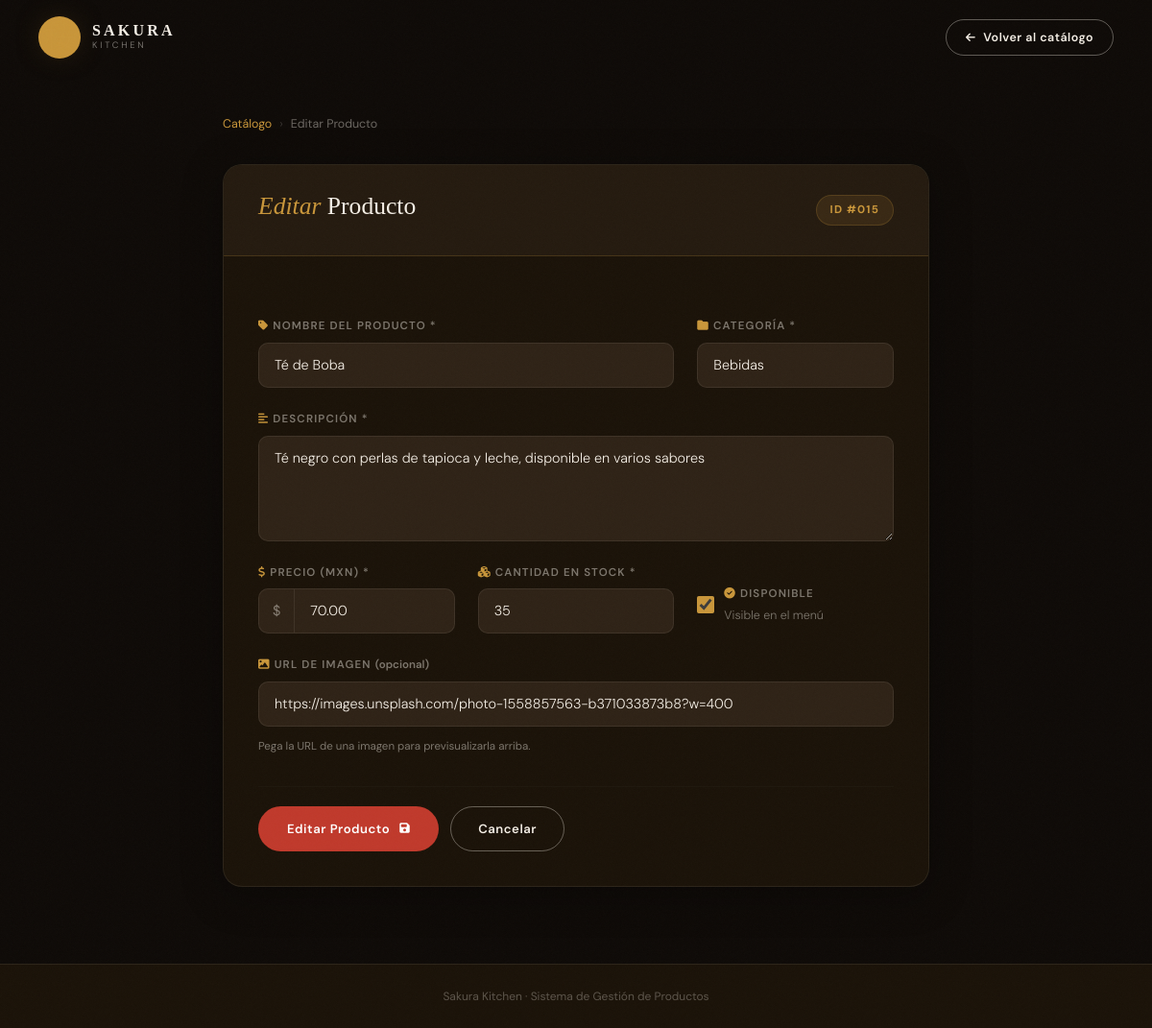
/producto/15/editar, run on the app's committed database.
### tables this page shows
CREATE TABLE productos (
            id INTEGER PRIMARY KEY AUTOINCREMENT,
            nombre TEXT NOT NULL,
            descripcion TEXT NOT NULL,
            categoria TEXT NOT NULL,
            precio REAL NOT NULL,
            cantidad INTEGER NOT NULL,
            imagen_url TEXT,
            disponible INTEGER DEFAULT 1,
            fecha_creacion TIMESTAMP DEFAULT CURRENT_TIMESTAMP
        );

### app.py (the view, shortened to what this page needs)
@app.route('/producto/<int:id>/editar', methods=['GET', 'POST'])
def editar_producto(id):
    conn = get_db()
    producto = conn.execute('SELECT * FROM productos WHERE id = ?', (id,)).fetchone()
    if not producto:
        flash('Producto no encontrado.', 'danger')
        return redirect(url_for('index'))
    conn.close()
    return render_template('form_producto.html', producto=producto, accion='Editar')

### app.py (called while the page is built)
def get_db():
    conn = sqlite3.connect(DATABASE)
    conn.row_factory = sqlite3.Row
    return conn

### templates/form_producto.html (shortened to what this page needs)
<!DOCTYPE html>
<html lang="es">
<head>
    <link href="https://cdn.jsdelivr.net/npm/bootstrap@5.3.0/dist/css/bootstrap.min.css" rel="stylesheet">
    <link href="https://cdnjs.cloudflare.com/ajax/libs/font-awesome/6.4.0/css/all.min.css" rel="stylesheet">
    <link rel="stylesheet" href="{{ url_for('static', filename='css/style.css') }}">
</head>
<body>
<nav class="sk-nav scrolled" id="skNav">
    <div class="sk-nav-inner">
        <a href="{{ url_for('index') }}" class="sk-logo">
            <div class="logo-wrap" style="width:44px;height:44px;background:var(--gold);border-radius:50%;display:flex;align-items:center;justify-content:center;">
                <span class="sk-logo-kanji">桜</span>
            </div>
            <div class="sk-logo-text">
                <span class="sk-logo-main">SAKURA</span>
                <span class="sk-logo-sub">KITCHEN</span>
            </div>
        </a>
        <div class="sk-nav-actions">
            <a href="{{ url_for('index') }}" class="sk-btn-ghost" style="padding:9px 20px;font-size:0.78rem">
                <i class="fas fa-arrow-left me-2" style="font-size:0.7rem"></i>Volver al catálogo
            </a>
        </div>
    </div>
</nav>
<main class="sk-form-page">
    <div class="container">
        <div class="row justify-content-center">
            <div class="col-xl-8 col-lg-9">
                <div class="sk-breadcrumb-bar">
                    <a href="{{ url_for('index') }}">Catálogo</a>
                    <span>›</span>
                    <span style="color:var(--paper)">{{ accion }} Producto</span>
                </div>
                <div class="sk-form-card">
                    <div class="sk-form-card-header">
                        <h3>
                            <em>{{ accion }}</em> Producto
                        </h3>
                        {% if producto %}
                        <span class="sk-id-badge">ID #{{ '%03d' % producto['id'] }}</span>
                        {% endif %}
                    </div>
                    <div class="sk-form-card-body">
                        <form method="POST" id="productForm" novalidate>
                            <div class="row g-4">
                                <div class="col-md-8">
                                    <div class="sk-field">
                                        <label><i class="fas fa-tag me-1" style="color:var(--gold)"></i>Nombre del producto *</label>
                                        <input type="text" name="nombre"
                                               placeholder="Ej: Sushi Salmón Premium"
                                               value="{{ producto['nombre'] if producto else '' }}" required>
                                    </div>
                                </div>
                                <div class="col-md-4">
                                    <div class="sk-field">
                                        <label><i class="fas fa-folder me-1" style="color:var(--gold)"></i>Categoría *</label>
                                        <input type="text" name="categoria"
                                               list="cats"
                                               placeholder="Sushi, Ramen..."
                                               value="{{ producto['categoria'] if producto else '' }}" required>
                                    </div>
                                </div>
                                <div class="col-12">
                                    <div class="sk-field">
                                        <label><i class="fas fa-align-left me-1" style="color:var(--gold)"></i>Descripción *</label>
                                        <textarea name="descripcion" rows="3"
                                                  placeholder="Descripción detallada del platillo..." required>{{ producto['descripcion'] if producto else '' }}</textarea>
                                    </div>
                                </div>
                                <div class="col-md-4">
                                    <div class="sk-field">
                                        <label><i class="fas fa-dollar-sign me-1" style="color:var(--gold)"></i>Precio (MXN) *</label>
                                        <div style="display:flex">
                                            <span style="background:var(--ink-4);border:1px solid var(--border-2);border-right:none;border-radius:10px 0 0 10px;padding:12px 14px;color:var(--muted);font-size:0.9rem">$</span>
                                            <input type="number" name="precio"
                                                   style="border-radius:0 10px 10px 0"
                                                   step="0.01" min="0" placeholder="0.00"
                                                   value="{{ '%.2f' % producto['precio'] if producto else '' }}" required>
                                        </div>
                                    </div>
                                </div>
                                <div class="col-md-4">
                                    <div class="sk-field">
                                        <label><i class="fas fa-cubes me-1" style="color:var(--gold)"></i>Cantidad en stock *</label>
                                        <input type="number" name="cantidad"
                                               min="0" placeholder="0"
                                               value="{{ producto['cantidad'] if producto else '' }}" required>
                                    </div>
                                </div>
                                <div class="col-md-4 d-flex align-items-end">
                                    <label class="sk-toggle-wrap">
                                        <input type="checkbox" name="disponible"
                                               {% if not producto or producto['disponible'] %}checked{% endif %}>
                                        <span class="sk-field" style="gap:4px">
                                            <span style="font-size:0.72rem;font-weight:600;letter-spacing:0.1em;text-transform:uppercase;color:var(--muted)">
                                                <i class="fas fa-check-circle me-1" style="color:var(--gold)"></i>Disponible
                                            </span>
                                            <span style="font-size:0.78rem;color:var(--muted);font-weight:300">Visible en el menú</span>
                                        </span>
                                    </label>
                                </div>
                                <div class="col-12">
                                    <div class="sk-field">
                                        <label><i class="fas fa-image me-1" style="color:var(--gold)"></i>URL de imagen <span style="color:var(--muted);text-transform:none;letter-spacing:0">(opcional)</span></label>
                                        <input type="url" name="imagen_url" id="imgUrl"
                                               placeholder="https://ejemplo.com/imagen.jpg"
                                               value="{{ producto['imagen_url'] if producto and producto['imagen_url'] else '' }}">
                                        <span style="font-size:0.72rem;color:var(--muted);margin-top:4px">Pega la URL de una imagen para previsualizarla arriba.</span>
                                    </div>
                                </div>
                            </div>
                            <hr class="sk-form-divider" style="margin-top:32px">
                            <div class="sk-form-actions">
                                <button type="submit" class="sk-btn-primary">
                                    <span>{{ accion }} Producto</span>
                                    <i class="fas {% if accion == 'Agregar' %}fa-plus{% else %}fa-save{% endif %}"></i>
                                </button>
                                <a href="{{ url_for('index') }}" class="sk-btn-ghost">
                                    Cancelar
                                </a>
                            </div>
                        </form>
                    </div>
                </div>
            </div>
        </div>
    </div>
</main>
<footer style="background:var(--ink-2);border-top:1px solid var(--border-2);padding:24px 0;text-align:center">
    <p style="font-size:0.75rem;color:rgba(245,239,230,0.3);margin:0">
        Sakura Kitchen · Sistema de Gestión de Productos
    </p>
</footer>
</body>
</html>

### static/css/style.css (style rules this page uses)
:root { --ink: #0e0a07; --ink-2: #1a1208; --ink-3: #241a0f; --ink-4: #2e2216; --paper: #f5efe6; --sakura: #c0392b; --sakura-2: #e74c3c; --gold: #c9963a; --gold-2: #e8b44e; --gold-3: #f5d28a; --muted: rgba(245,239,230,0.45); --border: rgba(201,150,58,0.2); --border-2: rgba(245,239,230,0.08); --f-display: 'Cormorant Garamond', serif; --f-jp: 'Noto Serif JP', serif; --f-body: 'DM Sans', sans-serif; --r: 12px; --r-lg: 20px; --shadow: 0 8px 40px rgba(0,0,0,0.35); --shadow-g: 0 16px 60px rgba(192,57,43,0.2); --shadow-gold: 0 8px 32px rgba(201,150,58,0.3); }
*,*::before,*::after { box-sizing:border-box;margin:0;padding:0 }
html { scroll-behavior:smooth }
body { font-family:var(--f-body);background:var(--ink);color:var(--paper);overflow-x:hidden;cursor:none }
a { text-decoration:none;color:inherit }
.sk-nav { position:fixed;top:0;left:0;right:0;z-index:1000;padding:0 40px;transition:background .4s,border-bottom .3s;border-bottom:1px solid transparent }
.sk-nav-inner { display:flex;align-items:center;justify-content:space-between;height:78px;max-width:1280px;margin:0 auto }
.sk-logo { display:flex;align-items:center;gap:12px;color:var(--paper) }
.sk-logo-kanji { font-family:var(--f-jp);font-size:2rem;color:var(--gold);line-height:1;text-shadow:0 0 30px rgba(201,150,58,.5) }
.sk-logo-text { display:flex;flex-direction:column }
.sk-logo-main { font-family:var(--f-jp);font-size:1rem;font-weight:700;letter-spacing:.2em;line-height:1.1 }
.sk-logo-sub { font-size:.58rem;letter-spacing:.3em;color:var(--muted);text-transform:uppercase }
.sk-nav-actions { display:flex;align-items:center;gap:12px }
.sk-btn-primary { display:inline-flex;align-items:center;gap:10px;background:var(--sakura);color:#fff!important;font-size:.82rem;font-weight:600;letter-spacing:.04em;padding:14px 30px;border-radius:50px;border:none;cursor:pointer;transition:all .3s;position:relative;overflow:hidden }
.sk-btn-primary i { font-size:.75rem;transition:transform .3s }
.sk-btn-ghost { display:inline-flex;align-items:center;font-size:.82rem;font-weight:600;letter-spacing:.04em;padding:13px 28px;border-radius:50px;border:1.5px solid rgba(245,239,230,.35);color:var(--paper)!important;transition:all .3s;background:transparent }
.sk-field { display:flex;flex-direction:column;gap:8px }
.sk-field label { font-size:.72rem;font-weight:600;letter-spacing:.1em;text-transform:uppercase;color:var(--muted) }
.sk-field input,.sk-field select,.sk-field textarea { background:var(--ink-4);border:1px solid var(--border-2);border-radius:10px;color:var(--paper);padding:12px 16px;font-family:var(--f-body);font-size:.9rem;font-weight:300;outline:none;transition:border-color .2s,box-shadow .2s;width:100% }
.sk-field textarea { resize:vertical;min-height:110px }
.sk-form-page { padding:120px 0 80px }
.sk-form-card { background:var(--ink-2);border:1px solid var(--border-2);border-radius:var(--r-lg);overflow:hidden;box-shadow:var(--shadow) }
.sk-form-card-header { background:var(--ink-3);border-bottom:1px solid var(--border);padding:28px 36px;display:flex;align-items:center;justify-content:space-between }
.sk-form-card-header h3 { font-family:var(--f-display);font-size:1.6rem;font-weight:400;color:var(--paper) }
.sk-form-card-header h3 em { font-style:italic;color:var(--gold) }
.sk-form-card-body { padding:36px }
.sk-id-badge { font-size:.72rem;font-weight:700;letter-spacing:.1em;background:rgba(201,150,58,.12);border:1px solid var(--border);color:var(--gold);padding:6px 14px;border-radius:50px }
.sk-breadcrumb-bar { display:flex;align-items:center;gap:8px;font-size:.78rem;color:var(--muted);margin-bottom:32px }
.sk-breadcrumb-bar a { color:var(--gold) }
.sk-breadcrumb-bar span { opacity:.4 }
.sk-toggle-wrap { display:flex;align-items:center;gap:10px;padding:10px 0;cursor:pointer }
.sk-toggle-wrap input { accent-color:var(--gold);width:18px;height:18px;cursor:pointer }
.sk-form-divider { border:none;border-top:1px solid var(--border-2);margin:20px 0 }
.sk-form-actions { display:flex;gap:12px;flex-wrap:wrap }

### data on the page
productos: id "015", nombre "Té de Boba", categoria "Bebidas", descripcion "Té negro con perlas de tapioca y leche, disponible en varios sabores", precio "70.00", cantidad "35", disponible "☑", imagen_url "https://images.unsplash.com/photo-1558857563-b371033873b8?w=400"

### other printed values
{{ accion }} "Editar"
